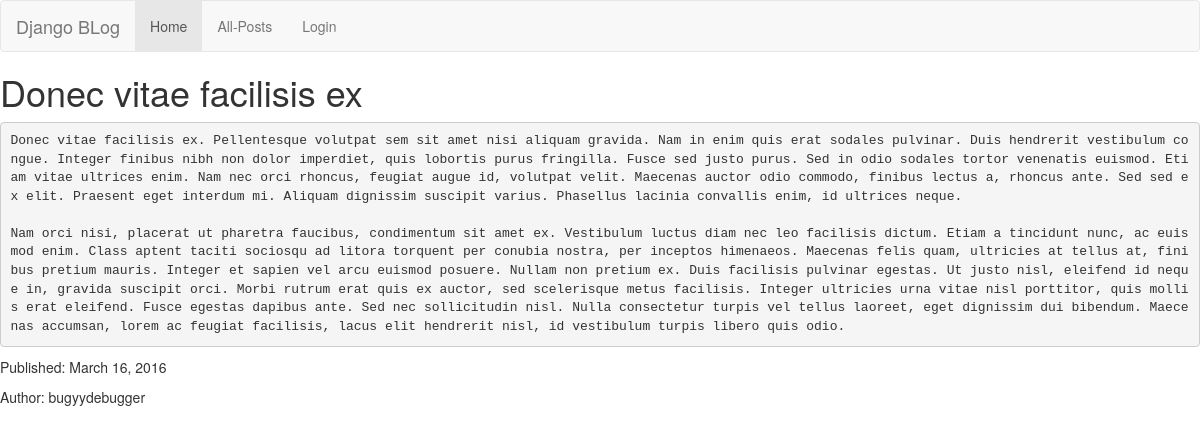
The page /post/view/donec-vitae-facilisis-ex/ on the database its author committed.
### blog/models.py (models this page shows, shortened)
class Post(models.Model):
    title = models.CharField(max_length=100, unique=True)
    author = models.ForeignKey(User, related_name='posts', blank=True)
    slug = models.SlugField(max_length=100, unique=True, blank=True)
    content = models.TextField()
    pub_date = models.DateField(db_index=True, auto_now_add=True)

### blog/views.py (the view)
# urls.py: url(r'post/view/(?P<slug>[-\w]+)/$', views.PostDetailView.as_view(), name='postdetails'),
class PostDetailView(DetailView):
	model = Post
	context_object_name = 'post'

### blog/templates/blog/post_detail.html
{% extends "index.html" %}
 {%  block content %}
<h1>{{ post.title }}</h1>
<pre style="white-space: pre-wrap;">{{ post.content  }}</pre>
<p>Published: {{ post.pub_date|date }}</p>
<p>Author: {{ post.author.username }}</p>
 {%  endblock content %}

### rows shown on the page
Post: title "Donec vitae facilisis ex", content "Donec vitae facilisis ex. Pellentesque volutpat sem sit amet nisi aliquam gravida. Nam in enim quis erat sodales pulvinar. Duis hendrerit vestibulum congue. Integer finibus nibh non dolor imperdiet, quis lobortis purus fringilla. Fusce sed justo purus. Sed in odio sodales tortor venenatis euismod. Etiam vitae ultrices enim. Nam nec orci rhoncus, feugiat augue id, volutpat velit. Maecenas auctor odio commodo, finibus lectus a, rhoncus ante. Sed sed ex elit. Praesent eget interdum mi. Aliquam dignissim suscipit varius. Phasellus lacinia convallis enim, id ultrices neque. Nam orci nisi, placerat ut pharetra faucibus, condimentum sit amet ex. Vestibulum luctus diam nec leo facilisis dictum.…", pub_date "March 16, 2016", author.username "bugyydebugger"
